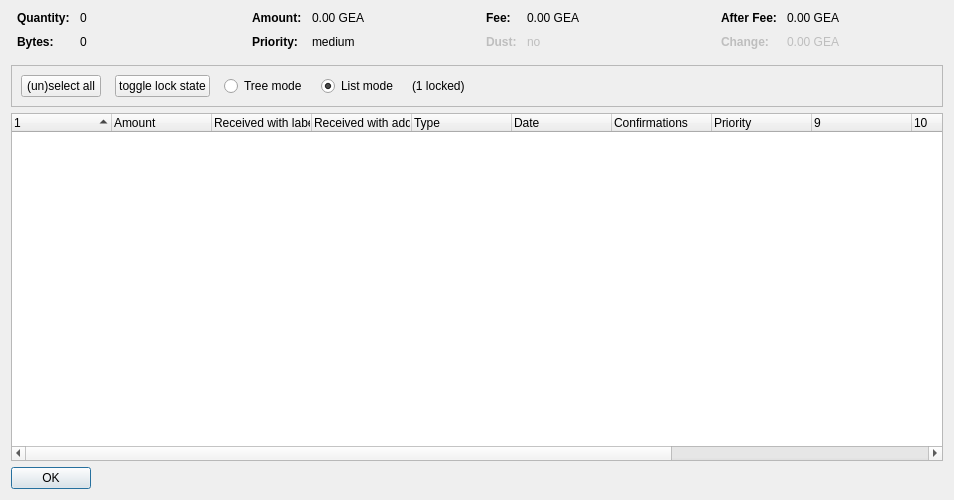
<?xml version="1.0" encoding="UTF-8"?>
<ui version="4.0">
 <class>CoinControlDialog</class>
 <widget class="QDialog" name="CoinControlDialog">
  <property name="geometry">
   <rect>
    <x>0</x>
    <y>0</y>
    <width>954</width>
    <height>500</height>
   </rect>
  </property>
  <property name="windowTitle">
   <string>Coin Selection</string>
  </property>
  <layout class="QVBoxLayout" name="verticalLayout">
   <item>
    <layout class="QHBoxLayout" name="horizontalLayoutTop" stretch="0,0,0,0">
     <property name="topMargin">
      <number>0</number>
     </property>
     <property name="bottomMargin">
      <number>10</number>
     </property>
     <item>
      <layout class="QFormLayout" name="formLayoutCoinControl1">
       <property name="horizontalSpacing">
        <number>10</number>
       </property>
       <property name="verticalSpacing">
        <number>10</number>
       </property>
       <property name="leftMargin">
        <number>6</number>
       </property>
       <property name="rightMargin">
        <number>6</number>
       </property>
       <item row="0" column="0">
        <widget class="QLabel" name="labelCoinControlQuantityText">
         <property name="font">
          <font>
           <weight>75</weight>
           <bold>true</bold>
          </font>
         </property>
         <property name="text">
          <string>Quantity:</string>
         </property>
        </widget>
       </item>
       <item row="0" column="1">
        <widget class="QLabel" name="labelCoinControlQuantity">
         <property name="cursor">
          <cursorShape>IBeamCursor</cursorShape>
         </property>
         <property name="contextMenuPolicy">
          <enum>Qt::ActionsContextMenu</enum>
         </property>
         <property name="text">
          <string notr="true">0</string>
         </property>
         <property name="textInteractionFlags">
          <set>Qt::LinksAccessibleByMouse|Qt::TextSelectableByKeyboard|Qt::TextSelectableByMouse</set>
         </property>
        </widget>
       </item>
       <item row="1" column="0">
        <widget class="QLabel" name="labelCoinControlBytesText">
         <property name="font">
          <font>
           <weight>75</weight>
           <bold>true</bold>
          </font>
         </property>
         <property name="text">
          <string>Bytes:</string>
         </property>
        </widget>
       </item>
       <item row="1" column="1">
        <widget class="QLabel" name="labelCoinControlBytes">
         <property name="cursor">
          <cursorShape>IBeamCursor</cursorShape>
         </property>
         <property name="contextMenuPolicy">
          <enum>Qt::ActionsContextMenu</enum>
         </property>
         <property name="text">
          <string notr="true">0</string>
         </property>
         <property name="textInteractionFlags">
          <set>Qt::LinksAccessibleByMouse|Qt::TextSelectableByKeyboard|Qt::TextSelectableByMouse</set>
         </property>
        </widget>
       </item>
      </layout>
     </item>
     <item>
      <layout class="QFormLayout" name="formLayoutCoinControl2">
       <property name="horizontalSpacing">
        <number>10</number>
       </property>
       <property name="verticalSpacing">
        <number>10</number>
       </property>
       <property name="leftMargin">
        <number>6</number>
       </property>
       <property name="rightMargin">
        <number>6</number>
       </property>
       <item row="0" column="0">
        <widget class="QLabel" name="labelCoinControlAmountText">
         <property name="font">
          <font>
           <weight>75</weight>
           <bold>true</bold>
          </font>
         </property>
         <property name="text">
          <string>Amount:</string>
         </property>
        </widget>
       </item>
       <item row="0" column="1">
        <widget class="QLabel" name="labelCoinControlAmount">
         <property name="cursor">
          <cursorShape>IBeamCursor</cursorShape>
         </property>
         <property name="contextMenuPolicy">
          <enum>Qt::ActionsContextMenu</enum>
         </property>
         <property name="text">
          <string notr="true">0.00 GEA</string>
         </property>
         <property name="textInteractionFlags">
          <set>Qt::LinksAccessibleByMouse|Qt::TextSelectableByKeyboard|Qt::TextSelectableByMouse</set>
         </property>
        </widget>
       </item>
       <item row="1" column="0">
        <widget class="QLabel" name="labelCoinControlPriorityText">
         <property name="font">
          <font>
           <weight>75</weight>
           <bold>true</bold>
          </font>
         </property>
         <property name="text">
          <string>Priority:</string>
         </property>
        </widget>
       </item>
       <item row="1" column="1">
        <widget class="QLabel" name="labelCoinControlPriority">
         <property name="cursor">
          <cursorShape>IBeamCursor</cursorShape>
         </property>
         <property name="contextMenuPolicy">
          <enum>Qt::ActionsContextMenu</enum>
         </property>
         <property name="text">
          <string>medium</string>
         </property>
         <property name="textInteractionFlags">
          <set>Qt::LinksAccessibleByMouse|Qt::TextSelectableByKeyboard|Qt::TextSelectableByMouse</set>
         </property>
        </widget>
       </item>
      </layout>
     </item>
     <item>
      <layout class="QFormLayout" name="formLayoutCoinControl3">
       <property name="horizontalSpacing">
        <number>10</number>
       </property>
       <property name="verticalSpacing">
        <number>10</number>
       </property>
       <property name="leftMargin">
        <number>6</number>
       </property>
       <property name="rightMargin">
        <number>6</number>
       </property>
       <item row="0" column="0">
        <widget class="QLabel" name="labelCoinControlFeeText">
         <property name="font">
          <font>
           <weight>75</weight>
           <bold>true</bold>
          </font>
         </property>
         <property name="text">
          <string>Fee:</string>
         </property>
        </widget>
       </item>
       <item row="0" column="1">
        <widget class="QLabel" name="labelCoinControlFee">
         <property name="cursor">
          <cursorShape>IBeamCursor</cursorShape>
         </property>
         <property name="contextMenuPolicy">
          <enum>Qt::ActionsContextMenu</enum>
         </property>
         <property name="text">
          <string notr="true">0.00 GEA</string>
         </property>
         <property name="textInteractionFlags">
          <set>Qt::LinksAccessibleByMouse|Qt::TextSelectableByKeyboard|Qt::TextSelectableByMouse</set>
         </property>
        </widget>
       </item>
       <item row="1" column="0">
        <widget class="QLabel" name="labelCoinControlLowOutputText">
         <property name="enabled">
          <bool>false</bool>
         </property>
         <property name="font">
          <font>
           <weight>75</weight>
           <bold>true</bold>
          </font>
         </property>
         <property name="text">
          <string>Dust:</string>
         </property>
        </widget>
       </item>
       <item row="1" column="1">
        <widget class="QLabel" name="labelCoinControlLowOutput">
         <property name="enabled">
          <bool>false</bool>
         </property>
         <property name="cursor">
          <cursorShape>IBeamCursor</cursorShape>
         </property>
         <property name="contextMenuPolicy">
          <enum>Qt::ActionsContextMenu</enum>
         </property>
         <property name="text">
          <string>no</string>
         </property>
         <property name="textInteractionFlags">
          <set>Qt::LinksAccessibleByMouse|Qt::TextSelectableByKeyboard|Qt::TextSelectableByMouse</set>
         </property>
        </widget>
       </item>
      </layout>
     </item>
     <item>
      <layout class="QFormLayout" name="formLayoutCoinControl4">
       <property name="horizontalSpacing">
        <number>10</number>
       </property>
       <property name="verticalSpacing">
        <number>10</number>
       </property>
       <property name="leftMargin">
        <number>6</number>
       </property>
       <property name="rightMargin">
        <number>6</number>
       </property>
       <item row="0" column="0">
        <widget class="QLabel" name="labelCoinControlAfterFeeText">
         <property name="font">
          <font>
           <weight>75</weight>
           <bold>true</bold>
          </font>
         </property>
         <property name="text">
          <string>After Fee:</string>
         </property>
        </widget>
       </item>
       <item row="0" column="1">
        <widget class="QLabel" name="labelCoinControlAfterFee">
         <property name="cursor">
          <cursorShape>IBeamCursor</cursorShape>
         </property>
         <property name="contextMenuPolicy">
          <enum>Qt::ActionsContextMenu</enum>
         </property>
         <property name="text">
          <string notr="true">0.00 GEA</string>
         </property>
         <property name="textInteractionFlags">
          <set>Qt::LinksAccessibleByMouse|Qt::TextSelectableByKeyboard|Qt::TextSelectableByMouse</set>
         </property>
        </widget>
       </item>
       <item row="1" column="0">
        <widget class="QLabel" name="labelCoinControlChangeText">
         <property name="enabled">
          <bool>false</bool>
         </property>
         <property name="font">
          <font>
           <weight>75</weight>
           <bold>true</bold>
          </font>
         </property>
         <property name="text">
          <string>Change:</string>
         </property>
        </widget>
       </item>
       <item row="1" column="1">
        <widget class="QLabel" name="labelCoinControlChange">
         <property name="enabled">
          <bool>false</bool>
         </property>
         <property name="cursor">
          <cursorShape>IBeamCursor</cursorShape>
         </property>
         <property name="contextMenuPolicy">
          <enum>Qt::ActionsContextMenu</enum>
         </property>
         <property name="text">
          <string notr="true">0.00 GEA</string>
         </property>
         <property name="textInteractionFlags">
          <set>Qt::LinksAccessibleByMouse|Qt::TextSelectableByKeyboard|Qt::TextSelectableByMouse</set>
         </property>
        </widget>
       </item>
      </layout>
     </item>
    </layout>
   </item>
   <item>
    <widget class="QFrame" name="frame">
     <property name="minimumSize">
      <size>
       <width>0</width>
       <height>40</height>
      </size>
     </property>
     <property name="frameShape">
      <enum>QFrame::StyledPanel</enum>
     </property>
     <property name="frameShadow">
      <enum>QFrame::Sunken</enum>
     </property>
     <layout class="QHBoxLayout" name="horizontalLayout">
      <item>
       <layout class="QHBoxLayout" name="horizontalLayoutPanel" stretch="0,0,0,0,0,0">
        <property name="spacing">
         <number>14</number>
        </property>
        <item>
         <widget class="QPushButton" name="pushButtonSelectAll">
          <property name="sizePolicy">
           <sizepolicy hsizetype="Maximum" vsizetype="Fixed">
            <horstretch>0</horstretch>
            <verstretch>0</verstretch>
           </sizepolicy>
          </property>
          <property name="text">
           <string>(un)select all</string>
          </property>
          <property name="autoDefault">
           <bool>false</bool>
          </property>
         </widget>
        </item>
        <item>
         <widget class="QPushButton" name="pushButtonToggleLock">
          <property name="sizePolicy">
           <sizepolicy hsizetype="Maximum" vsizetype="Fixed">
            <horstretch>0</horstretch>
            <verstretch>0</verstretch>
           </sizepolicy>
          </property>
          <property name="text">
           <string>toggle lock state</string>
          </property>
          <property name="autoDefault">
           <bool>false</bool>
          </property>
         </widget>
        </item>
        <item>
         <widget class="QRadioButton" name="radioTreeMode">
          <property name="sizePolicy">
           <sizepolicy hsizetype="Maximum" vsizetype="Fixed">
            <horstretch>0</horstretch>
            <verstretch>0</verstretch>
           </sizepolicy>
          </property>
          <property name="text">
           <string>Tree mode</string>
          </property>
         </widget>
        </item>
        <item>
         <widget class="QRadioButton" name="radioListMode">
          <property name="sizePolicy">
           <sizepolicy hsizetype="Maximum" vsizetype="Fixed">
            <horstretch>0</horstretch>
            <verstretch>0</verstretch>
           </sizepolicy>
          </property>
          <property name="text">
           <string>List mode</string>
          </property>
          <property name="checked">
           <bool>true</bool>
          </property>
         </widget>
        </item>
        <item>
         <widget class="QLabel" name="labelLocked">
          <property name="text">
           <string>(1 locked)</string>
          </property>
         </widget>
        </item>
        <item>
         <spacer name="horizontalSpacer">
          <property name="orientation">
           <enum>Qt::Horizontal</enum>
          </property>
          <property name="sizeHint" stdset="0">
           <size>
            <width>40</width>
            <height>20</height>
           </size>
          </property>
         </spacer>
        </item>
       </layout>
      </item>
     </layout>
    </widget>
   </item>
   <item>
    <widget class="CoinControlTreeWidget" name="treeWidget">
     <property name="contextMenuPolicy">
      <enum>Qt::CustomContextMenu</enum>
     </property>
     <property name="sortingEnabled">
      <bool>false</bool>
     </property>
     <property name="columnCount">
      <number>13</number>
     </property>
     <attribute name="headerShowSortIndicator" stdset="0">
      <bool>true</bool>
     </attribute>
     <attribute name="headerStretchLastSection">
      <bool>false</bool>
     </attribute>
     <column>
      <property name="text">
       <string/>
      </property>
     </column>
     <column>
      <property name="text">
       <string>Amount</string>
      </property>
     </column>
     <column>
      <property name="text">
       <string>Received with label</string>
      </property>
     </column>
     <column>
      <property name="text">
       <string>Received with address</string>
      </property>
     </column>
     <column>
      <property name="text">
       <string>Type</string>
      </property>
     </column>
     <column>
      <property name="text">
       <string>Date</string>
      </property>
     </column>
     <column>
      <property name="text">
       <string>Confirmations</string>
      </property>
      <property name="toolTip">
       <string>Confirmed</string>
      </property>
     </column>
     <column>
      <property name="text">
       <string>Priority</string>
      </property>
     </column>
     <column>
      <property name="text">
       <string/>
      </property>
     </column>
     <column>
      <property name="text">
       <string/>
      </property>
     </column>
     <column>
      <property name="text">
       <string/>
      </property>
     </column>
     <column>
      <property name="text">
       <string/>
      </property>
     </column>
     <column>
      <property name="text">
       <string/>
      </property>
     </column>
    </widget>
   </item>
   <item>
    <widget class="QDialogButtonBox" name="buttonBox">
     <property name="sizePolicy">
      <sizepolicy hsizetype="Maximum" vsizetype="Fixed">
       <horstretch>0</horstretch>
       <verstretch>0</verstretch>
      </sizepolicy>
     </property>
     <property name="orientation">
      <enum>Qt::Horizontal</enum>
     </property>
     <property name="standardButtons">
      <set>QDialogButtonBox::Ok</set>
     </property>
    </widget>
   </item>
  </layout>
 </widget>
 <customwidgets>
  <customwidget>
   <class>CoinControlTreeWidget</class>
   <extends>QTreeWidget</extends>
   <header>coincontroltreewidget.h</header>
  </customwidget>
 </customwidgets>
 <resources/>
 <connections/>
</ui>
